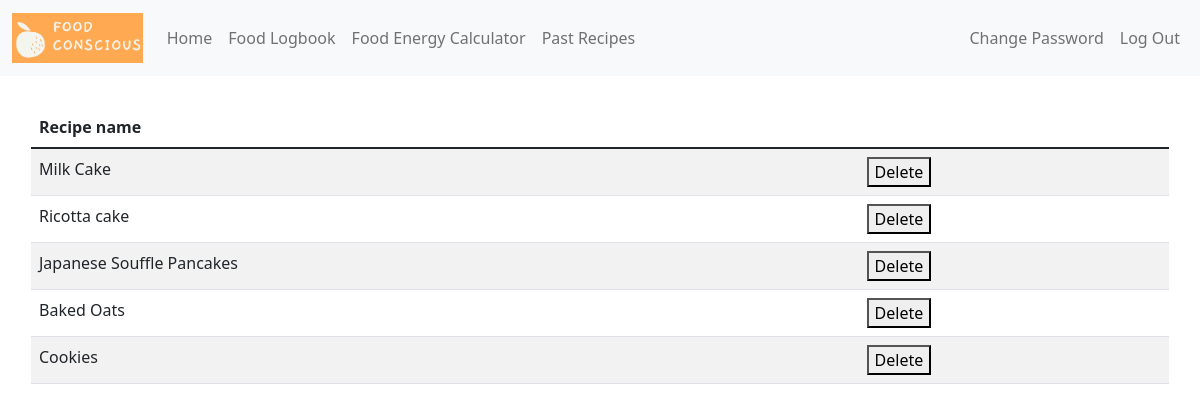
Page /recipes (signed in) on the committed database.
### tables this page shows
CREATE TABLE 'recipe' ('recipeid' integer PRIMARY KEY NOT NULL, 'name' text, 'userid' integer);

### application.py (the view)
@app.route("/recipes", methods=["GET", "POST"])
@login_required
def recipes():
    if request.method == "POST":
        systemdb.execute("DELETE FROM recipe WHERE userid = ? AND recipeid = ?", session["userid"], request.form.get("recipeid"))
        systemdb.execute("DELETE FROM ingredients WHERE userid = ? AND recipeid = ?", session["userid"], request.form.get("recipeid"))
        flash("Recipe deleted")
        return redirect("/recipes")
    else:
        names = systemdb.execute("SELECT * FROM recipe WHERE userid = ?", session["userid"])
        return render_template("recipes.html", names = names)

### application.py (called while the page is built)
def login_required(f):
    @wraps(f)
    def decorated_function(*args, **kwargs):
        if session.get("userid") is None:
            flash("Login required.")
            return redirect("/login")
        return f(*args, **kwargs)
    return decorated_function

### templates/recipes.html (shortened to what this page needs)
{% extends "layout.html" %}
{% block main %}
<div class="section">
    <table class="table table-striped">
        <thead>
            <tr>
                <th>Recipe name</th>
                <th></th>
            </tr>
        </thead>
        <tbody>
            {% for item in names %}
                <tr>
                    <td>{{ item["name"] }}</td>
                    <td><form action="/recipes" method="post"><button name = "recipeid" value="{{ item['recipeid'] }}">Delete</button></form></td>
                </tr>
            {% endfor %}
        </tbody>
</div>
{% endblock %}

### static/styles.css (style rules this page uses)
body { font-family: "Lato"; font-size: 24px; }
.section { padding: 1rem; }

### rows in the picture
recipe: name "Milk Cake", {{ item['recipeid'] }} 6 (drawn)
recipe: name "Ricotta cake", {{ item['recipeid'] }} 8 (drawn)
recipe: name "Japanese Souffle Pancakes", {{ item['recipeid'] }} 9 (drawn)
recipe: name "Baked Oats", {{ item['recipeid'] }} 10 (drawn)
recipe: name "Cookies", {{ item['recipeid'] }} 11 (drawn)
